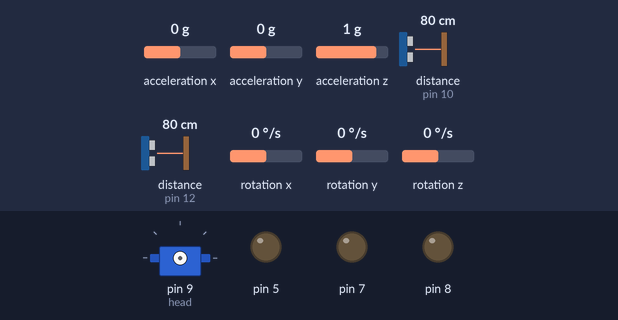
Simulated run of this sketch. Board: Arduino Uno, built with avr-gcc and run on an emulated ATmega328P. Shown: servo, output pins drawn as LEDs (lit = HIGH). Wiring (inferred from the names in the program): 2 × ultrasonic range finder: trigger pin 11, echo pin 10 / trigger pin 13, echo pin 12. The test bench sets the inputs (shaded band); at power-on: distance to the obstacle (sensors on pin 10, pin 12) 80 cm, acceleration x 0 g, acceleration y 0 g, acceleration z 1 g, rotation x 0 °/s, rotation y 0 °/s, rotation z 0 °/s. The echo pulse lasts 58.3 µs per cm; pins used as bus, display or sensor lines are not drawn.

Above: at 0.1 s.
At 1.9 s:
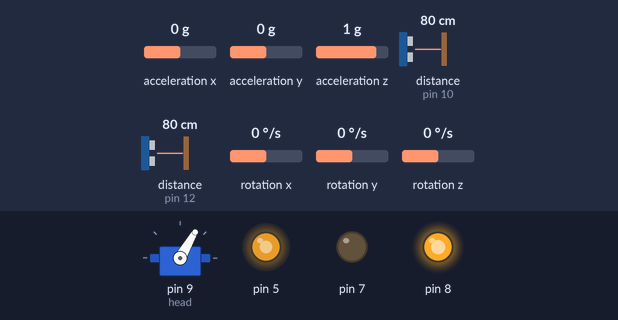
2.0 s: distance to the obstacle (sensor on pin 10) set to 98 cm
3.5 s: distance to the obstacle (sensor on pin 10) set to 106 cm
At 4.2 s:
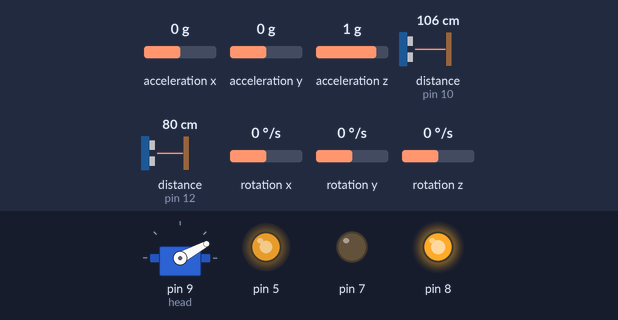
Timing chart, 0 to 6.5 s (numbered marks = the images above; inputs shaded):
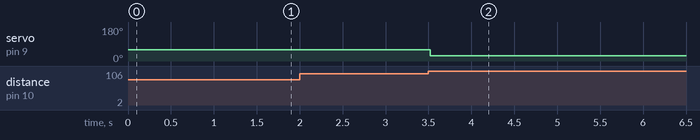

Measured:
- the behaviour switches between 102 and 103 cm on distance to the obstacle (sensor on pin 10) (found by bisection; images 1 and 2)
- after the input at 2.0 s, every drawn part: stays the same
- after the input at 3.5 s, servo on pin 9 (head): 60° → 28° at once

The sketch:

wro_working_openRound_v4.ino
```cpp
#include <SPI.h>
#include <PWMServo.h>
#include <Servo.h>
#include "Wire.h"
#include <MPU6050_light.h>


// defines variables
// This is the main Pixy object

PWMServo head;
int i = 0;
const int trigleft = 11;
const int echoleft = 10;
const int trigright = 13;
const int echoright = 12;
// defines variables
int speed = 200;
double angle;
int cor = 0;
unsigned int interval = 2000;  //one minute in ms

bool clockwise = false;
double duration;

float turnAmt = 90;


MPU6050 mpu(Wire);

int distance1 = 0;
void deterorei(int x) {
  while ((distance(trigleft,echoleft) <= x) && (distance(trigright,echoright) <= x)) {
    forward();
  }
  if (distance(trigleft,echoleft) > x) {
    clockwise = false;
  } else if (distance(trigright,echoright) > x) {
    clockwise = true;
  }
}
double anglec() {
  double amgle = mpu.getAngleZ();
  return amgle;
}
double distance(int trig,int echo) {
  digitalWrite(trig, LOW);
  delayMicroseconds(2);
  // Sets the trigPin on HIGH state for 10 micro seconds
  digitalWrite(trig, HIGH);
  delayMicroseconds(10);
  digitalWrite(trig, LOW);
  // Reads the echoPin, returns the sound wave travel time in microseconds
  duration = pulseIn(echo, HIGH);
  // Calculating the distance
  int distancei = duration * 0.034 / 2;
  //Serial.println(distancei);
  if ((distancei>500)||(distancei == 72)||(distancei == 71)||(distancei == 73)){
    return 0;
  }
  else{
  return distancei;
  }
}


void forward() {
  analogWrite(5,speed);
  digitalWrite(7, LOW);
  digitalWrite(8, HIGH);
}
void stop() {
  digitalWrite(7, LOW);
  digitalWrite(8, LOW);
}
void setup() {
  Wire.begin();
  mpu.begin();
  Serial.begin(115200);
  pinMode(7, OUTPUT);
  pinMode(8, OUTPUT);
  pinMode(trigleft, OUTPUT);  // Sets the trigPin as an Output
  pinMode(echoleft, INPUT);
  pinMode(trigright, OUTPUT);  // Sets the trigPin as an Output
  pinMode(echoright, INPUT);
  pinMode(5,OUTPUT);
  mpu.calcOffsets();
  delay(100);
  head.attach(9);
  head.write(60);
  deterorei(100);
}

void loop() {
  int turan = 80;
  forward();
  double angleol = anglec();
  if (clockwise == true) {
    while (true) {
      if (cor < 12){
      if (distance(trigright,echoright) >= 100) {
       // head.write(75);
        while (anglec() >= (angleol - turan)) {
          head.write(60-(((angleol - turan) - anglec())/2.5));
          mpu.update();
          forward();
          delayMicroseconds(10);


          //Serial.println(mpu.getAngleZ());
          //Serial.println(angleol);

        }
        angleol -= 90;
        cor+=1;

      }
      double error = 42.5 -  distance(trigright,echoright);
      double angc = map(error, -42.5,42.5,45,75);
      head.write(angc);
      forward();
    }else{
      digitalWrite(8,LOW);
      digitalWrite(7,HIGH);
      delay(1000);
      digitalWrite(8,HIGH);
      digitalWrite(7,HIGH);
      break;
    }

    }

  } else if (clockwise == false) {
    while (true) {
      if (cor < 12){
      if (distance(trigleft,echoleft) >= 100) {
       // head.write(45);
        while (anglec() <= (angleol + turan)) {
          head.write(60 - (((angleol + turan) - anglec())/2.5));
          mpu.update();
          forward();
          delayMicroseconds(10);
          //Serial.println(mpu.getAngleZ());
          //Serial.println(angleol);

        }
        angleol += 90;
        cor+=1;
      }
      double error = 42.5 - distance(trigleft,echoleft);
      double angc = map(error, -42.5,42.5,45,75);
      head.write(angc);
      forward();

      }else{
      digitalWrite(8,LOW);
      digitalWrite(7,HIGH);
      delay(1000);
      digitalWrite(8,HIGH);
      digitalWrite(7,HIGH);
      break;
    }

    }
  }
      digitalWrite(8,HIGH);
      digitalWrite(7,HIGH);
      //break;
}
```
